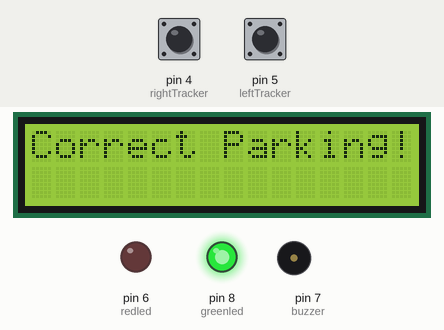
This sketch was run on a simulated Arduino Uno, built with avr-gcc and run on an emulated ATmega328P. Shown: 16×2 character LCD, output pins drawn as LEDs (lit = HIGH), buzzer (waves = sounding). Inputs (shaded band) come from the test bench; at power-on: pin 4 (rightTracker) HIGH, pin 5 (leftTracker) HIGH. What the sketch prints to the serial monitor is not drawn.

Above: at 2.7 s.
2.8 s: pin 4 (rightTracker) pulled LOW for 1.25 s
At 4.9 s:
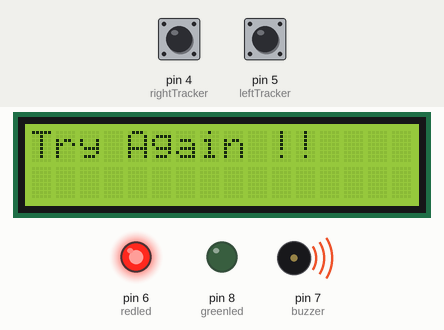
6.6 s: pin 5 (leftTracker) pulled LOW for 1.25 s
At 7.6 s:
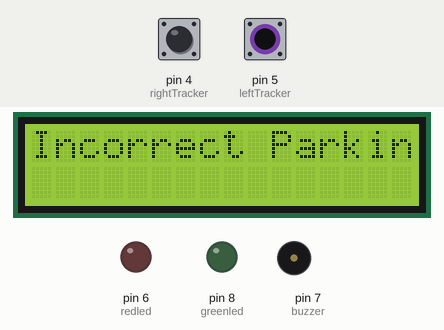
Timing chart, 0 to 16.2 s (numbered marks = the images above; inputs shaded):
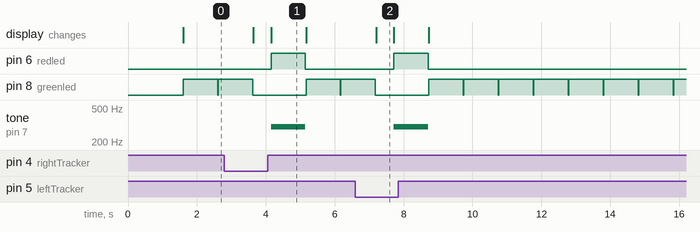

Measured:
- after the input at 2.8 s, pin 6 (redled): LOW → HIGH after 1.4 s, → LOW 1.0 s later; tone on pin 7 (buzzer): silent → 300 Hz after 1.4 s, → silent 1.0 s later; the display: first changes after 0.84 s (image 1 shows a later state)
- after the input at 6.6 s, pin 6 (redled): LOW → HIGH after 1.1 s, → LOW 1.0 s later; tone on pin 7 (buzzer): silent → 300 Hz after 1.1 s, → silent 1.0 s later; the display: changes after 0.60 s (image 2)
- by itself, pin 8 (greenled): repeats every 1.0 s: HIGH 1.0 s, LOW 0.02 s
- what the display in image 1 shows lasts 1.0 s, from 4.2 s to 5.2 s
- what the display in image 2 shows lasts 0.5 s, from 7.2 s to 7.7 s

The sketch:

LineTracker.ino
```cpp
#include<LiquidCrystal_I2C.h>
#include<Wire.h>

#define rightTracker 4
#define leftTracker 5

LiquidCrystal_I2C lcd(0x20,16,2);
int redled = 6;
int buzzer = 7;
int greenled=8;

void setup() {
 Serial.begin(9600);

 pinMode(redled,OUTPUT);
 pinMode(buzzer,OUTPUT);
 pinMode(rightTracker,INPUT_PULLUP);
 pinMode(leftTracker,INPUT_PULLUP);
 pinMode(greenled,OUTPUT);

 lcd.init();
 lcd.backlight();
 lcd.setCursor(0,0);
 lcd.print("Parking Controller!!");
 delay(1500);
 lcd.clear();

 Serial.print("Parking Controller System!!!!");

}

void loop() {

 bool right = digitalRead(rightTracker);
 bool left = digitalRead(leftTracker);


 if(right == HIGH && left == HIGH){
  Serial.print("Car Is In Correct Lot!!!");
  lcd.setCursor(0,0);
  lcd.print("Correct Parking!");

  digitalWrite(greenled,HIGH);
  delay(1000);
  digitalWrite(greenled,0);

 }else{

  Serial.print("Incorrect Parking!!!");
  lcd.clear();
  lcd.setCursor(0,0);
  lcd.print("Incorrect Parking");
  delay(500);
  lcd.clear();
  lcd.setCursor(0,0);
  lcd.print("Try Again !!");

  tone(buzzer,300,1000);
  digitalWrite(redled,HIGH);
  delay(1000);
  digitalWrite(buzzer,0);
  digitalWrite(redled,0);


 }
}
```
